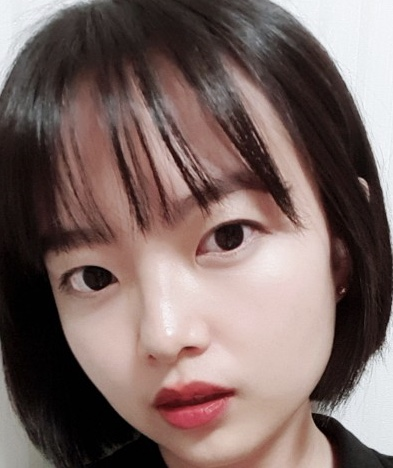
#> input picture transfer_network/image_transfer/test_human/human_0001.jpg, 393 x 468 px, found by its file name; its folder holds only this picture in this run
$ python edge_and_similarity.py   (older library calls are emulated)
#> lines starting #> are read from the running program, lines starting #| are printed output that depends on the picture
import cv2 as cv
import numpy as np
from skimage.measure import _structural_similarity

ssim = _structural_similarity.compare_ssim
path = '/home/mlpa/CapstoneServer/transfer_network/image_transfer/test_transfer/'
category = ['cat', 'dog', 'pig']  # 1. cat, 2. dog, 3. pig

cat_path = path + category[0]
dog_path = path + category[1]
pig_path = path + category[2]

for i in range(1, 12):

    pic_human = '/home/mlpa/CapstoneServer/transfer_network/image_transfer/test_human/human_%04d.jpg' % i
    pic_cat = cat_path + '/human_cat_%04d.jpg' % i
    pic_dog = dog_path + '/human_dog_%04d.jpg' % i
    pic_pig = pig_path + '/human_pig_%04d.jpg' % i

    # Read Image
    img_human = cv.imread(pic_human)
#> img_human is the input picture: shape (468, 393, 3); mean B, G, R 100.1, 103.8, 123
    img_human = cv.resize(img_human, (256, 256))
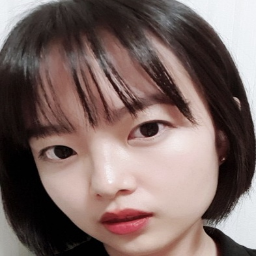
#> img_human: shape (256, 256, 3); mean B, G, R 100, 103.7, 122.9
    img_cat = cv.imread(pic_cat)
    img_dog = cv.imread(pic_dog)
    img_pig = cv.imread(pic_pig)

    # Canny algorithm
    human_gray = cv.cvtColor(img_human, cv.COLOR_BGR2GRAY)
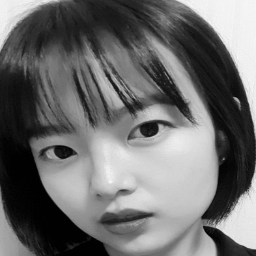
#> human_gray: shape (256, 256); min 0, max 248, mean 109
#> (the run stopped early here; a loop or call above may not have finished)
